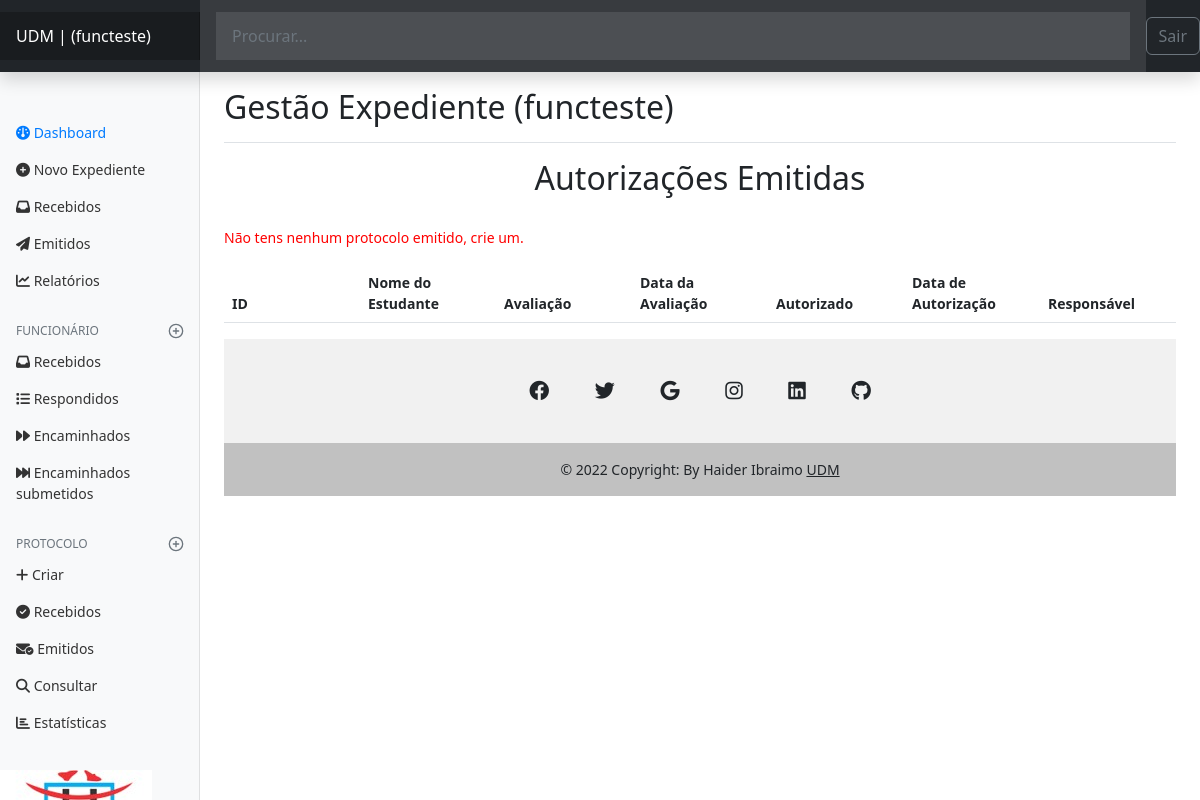
The page /autorizacao/list/ (signed in) on the database as committed earlier.
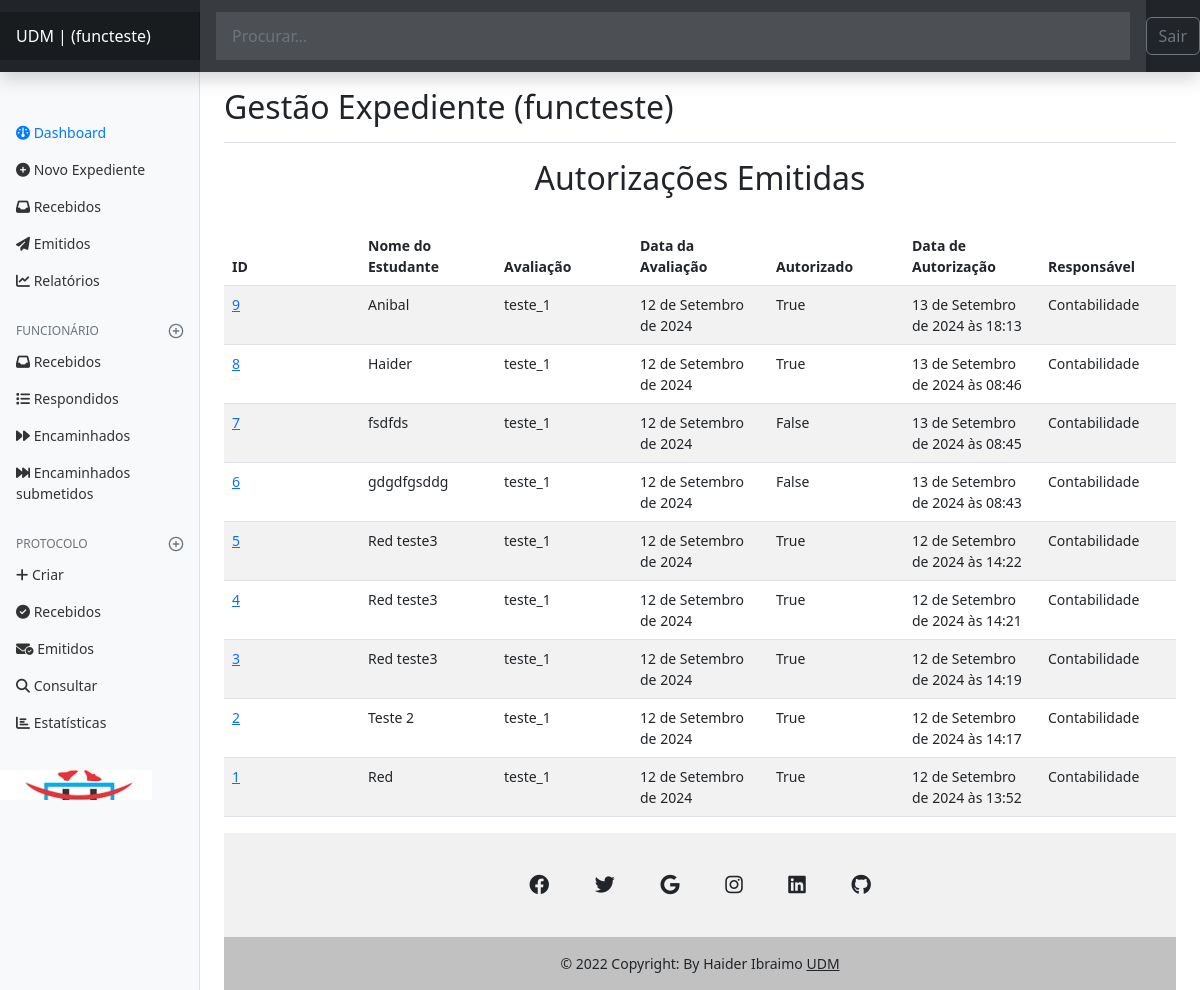
The same page on the database as committed later.
### autorizacao/models.py (models this page shows, shortened)
class Autorizacao(models.Model):
    AVALIACAO_CHOICES = [
        ('teste_1', 'Teste 1'),
        ('teste_2', 'Teste 2'),
        ('exame', 'Exame'),
        ('exame_recorrencia', 'Exame de Recorrência'),
    ]
    estudante_nome = models.CharField(max_length=100)
    disciplina = models.CharField(max_length=100, null=True, blank=True)
    avaliacao_nome = models.CharField(max_length=100, choices=AVALIACAO_CHOICES)
    data_avaliacao = models.DateField()
    autorizado = models.BooleanField(default=False, null=True, blank=True)
    justificativa = models.TextField(null=True, blank=True)  # Justificativa da autorização ou não
    data_autorizacao = models.DateTimeField(auto_now_add=True)
    responsavel = models.ForeignKey(Funcionario, on_delete=models.SET_NULL, null=True)

### expedient/models.py (models this page shows)
class Funcionario(models.Model):
    nome_completo = models.CharField(max_length=95)
    numero_telefone = models.CharField(max_length=65)
    estado = models.CharField(max_length=50)
    author = models.OneToOneField(User, on_delete=models.CASCADE)
    departamento = models.ForeignKey(
        Departamento, on_delete=models.SET_NULL, null=True, default=None)
    def __str__(self):
        return self.nome_completo

### autorizacao/views.py (the view)
# urls.py: path('list/', views.listar_autorizacoes, name='listar_autorizacoes'),
@login_required(login_url='authors:login', redirect_field_name='next')
def listar_autorizacoes(request):
    funcionario = Funcionario.objects.select_related('departamento').filter(author=request.user).first()
    if not funcionario:
        raise Http404("Funcionário não encontrado")
    autorizacoes = Autorizacao.objects.all()  # Obtém todas as autorizações
    page_obj, pagination_range = make_pagination(request, autorizacoes, PER_PAGE)
    return render(request, 'autorizacao/listar_autorizacao.html', {
        'autorizacoes': page_obj,
        'funcionario': funcionario,
        'pagination_range': pagination_range,
    })

### autorizacao/templates/autorizacao/listar_autorizacao.html (shortened to what this page needs)
{% extends 'global/base.html' %}
{% block content %}
  <H2 align="center">Autorizações Emitidas</H2>
  <br>
  <table class="table table-striped table-hover" style="table-layout: fixed;">
    <thead>
        <tr>
            <th>ID</th>
            <th>Nome do Estudante</th>
            <th>Avaliação</th>
            <th>Data da Avaliação</th>
            <th>Autorizado</th>
            <th>Data de Autorização</th>
            <th>Responsável</th>
        </tr>
    </thead>
    {% for autorizacao in autorizacoes %}
    <tr>
         <td> <a href="{% url 'autorizacao:detalhes_autorizacao' autorizacao.id %}">{{ autorizacao.id }}</a> </td>
        <td>{{ autorizacao.estudante_nome|safe }}</td>
        <td>{{ autorizacao.avaliacao_nome }}</td>
        <td>{{ autorizacao.data_avaliacao }}</td>
        <td>{{ autorizacao.autorizado}}</td>
        <td>{{ autorizacao.data_autorizacao }}</td>
        <td>{{ autorizacao.responsavel }}</td>
     </tr>
    {% empty %}
        <p style="color:red">Não tens nenhum protocolo emitido, crie um.</p>
    {% endfor %}
</table>
{% endblock content %}s

### base_templates/global/base.html (shortened to what this page needs)
<!DOCTYPE html>
<html lang="pt-BR">
<head>
    {% include 'expedient/partials/head.html' %}
</head>
<body>
    {% include 'expedient/partials/header.html' %}
    <main class="main-content-container">
        {% block content %}{% endblock content %}
    </main>
    {% include 'expedient/partials/footer.html' %}
</body>
</html>

### expedient/templates/expedient/partials/head.html (shortened to what this page needs)
{% load static %}
<link rel="stylesheet" href="{% static 'global/css/bootstrap.min.css' %}">
<link rel="stylesheet" href="https://cdnjs.cloudflare.com/ajax/libs/font-awesome/6.2.0/css/fontawesome.min.css" />
<link rel="stylesheet" href="https://cdnjs.cloudflare.com/ajax/libs/font-awesome/6.2.0/css/brands.min.css" />
<link rel="stylesheet" href="https://cdnjs.cloudflare.com/ajax/libs/font-awesome/6.2.0/css/solid.min.css" />
<link rel="stylesheet" href="https://cdnjs.cloudflare.com/ajax/libs/font-awesome/6.2.0/css/all.min.css" />
<link rel="stylesheet" href="{% static 'expedient/css/dashboard.css' %}">

### expedient/templates/expedient/partials/header.html (shortened to what this page needs)
{% if request.user.is_authenticated %}
<header class="navbar navbar-dark sticky-top bg-dark flex-md-nowrap p-0 shadow">
    <a class="navbar-brand col-md-3 col-lg-2 me-0 px-3 fs-6" href="{% url 'authors:dashbord' %}">UDM  | ({{ request.user.username }}) </a>
    <form action="{% url 'authors:search' %}" method="get" class="form-control form-control-dark w-100 rounded-0 border-0">
    <input class="form-control form-control-dark w-100 rounded-0 border-0" type="text" placeholder="Procurar..." name="search"  aria-label="Search" value="{{ search_term }}">
    </form>
    <div class="navbar-nav">
      <div class="nav-item text-nowrap">
        <form action="{% url 'authors:logout' %}" method="POST">
          <button class="btn btn-outline-secondary" type="submit"> Sair</button>
      </form>
      </div>
    </div>
  </header>
  <div class="container-fluid">
    <div class="row">
      <nav id="sidebarMenu" class="col-md-3 col-lg-2 d-md-block bg-light sidebar collapse">
        <div class="position-sticky pt-3 sidebar-sticky">
          <ul class="nav flex-column"  style="padding-top: 25%;">
            <li class="nav-item">
              <a class="nav-link active" aria-current="page" href="{% url 'authors:dashbord' %}">
                <i class="fa-solid fa-gauge"></i>
                Dashboard
              </a>
            </li>
            <li class="nav-item">
              <a class="nav-link" href="{% url 'authors:dashbord_expedient_new' %}">
               <i class="fa-sharp fa-solid fa-circle-plus"></i>
              Novo Expediente
              </a>
            </li>
            <li class="nav-item">
              <a class="nav-link" href="{% url 'authors:dashbord_expedient_recebidos' %}">
                <i class="fa-sharp fa-solid fa-inbox"></i>
                Recebidos
              </a>
            </li>
            <li class="nav-item">
              <a class="nav-link" href="{% url 'authors:dashbord_expedient_emitidos' %}">
                <i class="fa-sharp fa-solid fa-paper-plane"></i>
                Emitidos
              </a>
            </li>
            <li class="nav-item">
              <a class="nav-link" href="#">
                <i class="fa-sharp fa-solid fa-chart-line"></i>
                Relatórios
              </a>
            </li>
          </ul>
{% if not funcionario %}
{% else %}
          <h6 class="sidebar-heading d-flex justify-content-between align-items-center px-3 mt-4 mb-1 text-muted text-uppercase">
            <span>Funcionário</span>
            <a class="link-secondary" href="#" aria-label="Add a new report">
              <span data-feather="plus-circle" class="align-text-bottom"></span>
            </a>
          </h6>
          <ul class="nav flex-column mb-2">
            <li class="nav-item">
              <a class="nav-link" href="{% url 'authors:dashbord_expedient_recebidos_funcionario'  %}">
                <i class="fa-sharp fa-solid fa-inbox"></i>
                Recebidos
              </a>
            </li>
            <li class="nav-item">
              <a class="nav-link" href="{% url 'authors:dashbord_expedient_respondidos_funcionario'  %}">
                <i class="fa-solid fa-list"></i>
                Respondidos
              </a>
            </li>
            <li class="nav-item">
              <a class="nav-link" href="{% url 'authors:dashbord_expedient_encaminhados_funcionario'  %}">
                <i class="fa-sharp fa-solid fa-forward"></i>
                Encaminhados
              </a>
            </li>
            <li class="nav-item">
              <a class="nav-link" href="{% url 'authors:dashbord_expedient_encaminhados_submetidos_funcionario'  %}">
                <i class="fa-solid fa-forward-fast"></i>
                Encaminhados submetidos
              </a>
            </li>
          </ul>
              <h6 class="sidebar-heading d-flex justify-content-between align-items-center px-3 mt-4 mb-1 text-muted text-uppercase">
                <span>Protocolo</span>
                <a class="link-secondary" href="#" aria-label="Add a new report">
                  <span data-feather="plus-circle" class="align-text-bottom"></span>
                </a>
              </h6>
              <ul class="nav flex-column mb-2">
                <li class="nav-item">
                  <a class="nav-link" href="{% url 'authors:dashbord_protocol_new'  %}">
                    <i class="fa-solid fa-plus"></i>
                    Criar
                  </a>
                </li>
                <li class="nav-item">
                  <a class="nav-link" href="{% url 'authors:dashbord_protocol_recebidos'  %}">
                    <i class="fa-solid fa-circle-check"></i>
                    Recebidos
                  </a>
                </li>
                <li class="nav-item">
                  <a class="nav-link" href="{% url 'authors:dashbord_protocol_emitidos'  %}">
                    <i class="fa-solid fa-envelope-circle-check"></i>
                    Emitidos
                  </a>
                </li>
                <li class="nav-item">
                  <a class="nav-link" href="{% url 'authors:protocol_search'  %}">
                    <i class="fa-solid fa-magnifying-glass"></i>
                    Consultar
                  </a>
                </li>
                <li class="nav-item">
                  <a class="nav-link" href="{% url 'authors:protocol_statistics'  %}">
                    <i class="fa-solid fa-chart-bar"></i>
                    Estatísticas
                  </a>
                </li>
              </ul>
  {% endif %}
  <br>
  <marquee>
  <img  src="../../../media/expedient/images/udm.jpg " alt="" ></marquee>
        </div>
      </nav>
      <main class="col-md-9 ms-sm-auto col-lg-10 px-md-4">
        <div class="d-flex justify-content-between flex-wrap flex-md-nowrap align-items-center pt-3 pb-2 mb-3 border-bottom">
          <h1 class="h2">Gestão Expediente ({{request.user.username}}) </h1>
        </div>
{% endif %}

### expedient/templates/expedient/partials/footer.html (shortened to what this page needs)
{% load static %}
<footer class="text-center text-white" style="background-color: #f1f1f1;">
  <div class="container pt-4">
    <section class="mb-4">
      <a
        class="btn btn-link btn-floating btn-lg text-dark m-1"
        href="#!"
        role="button"
        data-mdb-ripple-color="dark"
        ><i class="fa-brands fa-facebook"></i></a>
      <a
        class="btn btn-link btn-floating btn-lg text-dark m-1"
        href="#!"
        role="button"
        data-mdb-ripple-color="dark"
        ><i class="fab fa-twitter"></i
      ></a>
      <a
        class="btn btn-link btn-floating btn-lg text-dark m-1"
        href="#!"
        role="button"
        data-mdb-ripple-color="dark"
        ><i class="fab fa-google"></i
      ></a>
      <a
        class="btn btn-link btn-floating btn-lg text-dark m-1"
        href="#!"
        role="button"
        data-mdb-ripple-color="dark"
        ><i class="fab fa-instagram"></i
      ></a>
      <a
        class="btn btn-link btn-floating btn-lg text-dark m-1"
        href="#!"
        role="button"
        data-mdb-ripple-color="dark"
        ><i class="fab fa-linkedin"></i
      ></a>
      <a
        class="btn btn-link btn-floating btn-lg text-dark m-1"
        href="#!"
        role="button"
        data-mdb-ripple-color="dark"
        ><i class="fab fa-github"></i
      ></a>
    </section>
  </div>
  <div class="text-center text-dark p-3" style="background-color: rgba(0, 0, 0, 0.2);">
    © 2022 Copyright: By Haider Ibraimo
    <a class="text-dark" href="https://udm.ac.mz"> UDM</a>
  </div>
</footer>

### base_static/expedient/css/dashboard.css (style rules this page uses)
body { font-size: .875rem; }
.feather { width: 16px; height: 16px; vertical-align: text-bottom; }
.sidebar { position: fixed; top: 0; bottom: 0; left: 0; z-index: 100; padding: 0; box-shadow: inset -1px 0 0 rgba(0, 0, 0, .1); }
.sidebar-sticky { position: -webkit-sticky; position: sticky; top: 48px; height: calc(100vh - 48px); padding-top: .5rem; overflow-x: hidden; overflow-y: auto; }
.sidebar .nav-link { font-weight: 500; color: #333; }
.sidebar .nav-link.active { color: #007bff; }
.sidebar-heading { font-size: .75rem; text-transform: uppercase; }
.navbar-brand { padding-top: .75rem; padding-bottom: .75rem; font-size: 1rem; background-color: rgba(0, 0, 0, .25); box-shadow: inset -1px 0 0 rgba(0, 0, 0, .25); }
.navbar .form-control { padding: .75rem 1rem; border-width: 0; border-radius: 0; }
.form-control-dark { color: #fff; background-color: rgba(255, 255, 255, .1); border-color: rgba(255, 255, 255, .1); }
.border-bottom { border-bottom: 1px solid #e5e5e5; }

Rows that differ between the two databases and show on the page:
added Autorizacao: id "9", estudante_nome "Anibal", avaliacao_nome "teste_1", data_avaliacao "12 de Setembro de 2024", autorizado "True", data_autorizacao "13 de Setembro de 2024 às 18:13", responsavel "Contabilidade"
added Autorizacao: id "8", estudante_nome "Haider", avaliacao_nome "teste_1", data_avaliacao "12 de Setembro de 2024", autorizado "True", data_autorizacao "13 de Setembro de 2024 às 08:46", responsavel "Contabilidade"
added Autorizacao: id "7", estudante_nome "fsdfds", avaliacao_nome "teste_1", data_avaliacao "12 de Setembro de 2024", autorizado "False", data_autorizacao "13 de Setembro de 2024 às 08:45", responsavel "Contabilidade"
added Autorizacao: id "6", estudante_nome "gdgdfgsddg", avaliacao_nome "teste_1", data_avaliacao "12 de Setembro de 2024", autorizado "False", data_autorizacao "13 de Setembro de 2024 às 08:43", responsavel "Contabilidade"
added Autorizacao: id "5", estudante_nome "Red teste3", avaliacao_nome "teste_1", data_avaliacao "12 de Setembro de 2024", autorizado "True", data_autorizacao "12 de Setembro de 2024 às 14:22", responsavel "Contabilidade"
added Autorizacao: id "4", estudante_nome "Red teste3", avaliacao_nome "teste_1", data_avaliacao "12 de Setembro de 2024", autorizado "True", data_autorizacao "12 de Setembro de 2024 às 14:21", responsavel "Contabilidade"
added Autorizacao: id "3", estudante_nome "Red teste3", avaliacao_nome "teste_1", data_avaliacao "12 de Setembro de 2024", autorizado "True", data_autorizacao "12 de Setembro de 2024 às 14:19", responsavel "Contabilidade"
added Autorizacao: id "2", estudante_nome "Teste 2", avaliacao_nome "teste_1", data_avaliacao "12 de Setembro de 2024", autorizado "True", data_autorizacao "12 de Setembro de 2024 às 14:17", responsavel "Contabilidade"
added Autorizacao: id "1", estudante_nome "Red", avaliacao_nome "teste_1", data_avaliacao "12 de Setembro de 2024", autorizado "True", data_autorizacao "12 de Setembro de 2024 às 13:52", responsavel "Contabilidade"
Other text that changed with them:
text no longer shown: "Não tens nenhum protocolo emitido, crie um."
